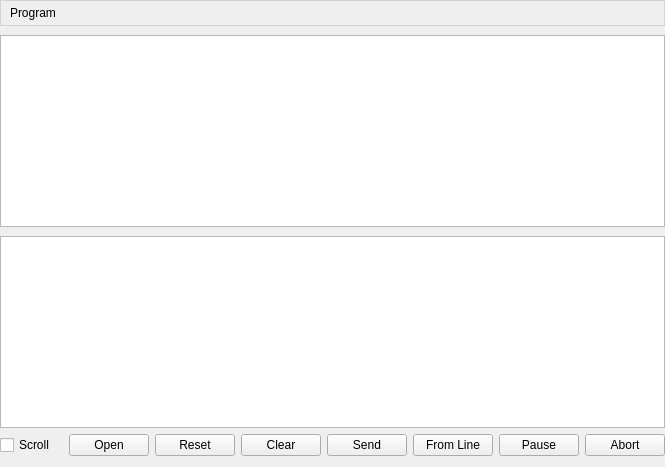
  <widget class="QWidget" name="centralWidget">
   <layout class="QVBoxLayout" name="verticalLayout_23" stretch="0,1">
    <property name="spacing">
     <number>0</number>
    </property>
    <property name="leftMargin">
     <number>0</number>
    </property>
    <property name="topMargin">
     <number>0</number>
    </property>
    <property name="rightMargin">
     <number>0</number>
    </property>
    <item>
     <widget class="QFrame" name="fraProgramTitle">
      <property name="styleSheet">
       <string notr="true">QFrame#fraProgramTitle {
	/*padding: 5 0 5 11;*/
	background-color: palette(window);
	border: 1px solid lightgray;
}
</string>
      </property>
      <property name="frameShape">
       <enum>QFrame::StyledPanel</enum>
      </property>
      <property name="frameShadow">
       <enum>QFrame::Raised</enum>
      </property>
      <layout class="QHBoxLayout" name="horizontalLayout_3" stretch="0,1,1">
       <property name="topMargin">
        <number>5</number>
       </property>
       <property name="bottomMargin">
        <number>5</number>
       </property>
       <item>
        <widget class="QLabel" name="grpProgram">
         <property name="styleSheet">
          <string notr="true">QLabel[overrided=&quot;true&quot;] {
	color: red;
}

QLabel[overrided=&quot;false&quot;] {
	color: palette(windowtext);
}</string>
         </property>
         <property name="text">
          <string>Program</string>
         </property>
        </widget>
       </item>
       <item>
        <widget class="QLabel" name="lblTableHistory">
         <property name="textFormat">
          <enum>Qt::RichText</enum>
         </property>
         <property name="alignment">
          <set>Qt::AlignRight|Qt::AlignTrailing|Qt::AlignVCenter</set>
         </property>
        </widget>
       </item>
       <item>
        <widget class="QLabel" name="lblTableHeightmapHistory">
         <property name="textFormat">
          <enum>Qt::RichText</enum>
         </property>
         <property name="alignment">
          <set>Qt::AlignRight|Qt::AlignTrailing|Qt::AlignVCenter</set>
         </property>
        </widget>
       </item>
      </layout>
     </widget>
    </item>
    <item>
     <widget class="QWidget" name="widgetProgram" native="true">
      <layout class="QVBoxLayout" name="verticalLayout_17">
       <property name="leftMargin">
        <number>0</number>
       </property>
       <property name="rightMargin">
        <number>0</number>
       </property>
       <property name="bottomMargin">
        <number>0</number>
       </property>
       <item>
        <layout class="QVBoxLayout" name="verticalLayout_21">
         <property name="spacing">
          <number>9</number>
         </property>
         <item>
          <widget class="QTableView" name="tblProgram">
           <property name="font">
            <font>
             <pointsize>9</pointsize>
            </font>
           </property>
           <property name="contextMenuPolicy">
            <enum>Qt::CustomContextMenu</enum>
           </property>
           <property name="selectionMode">
            <enum>QAbstractItemView::ContiguousSelection</enum>
           </property>
           <property name="selectionBehavior">
            <enum>QAbstractItemView::SelectRows</enum>
           </property>
           <property name="gridStyle">
            <enum>Qt::DashLine</enum>
           </property>
           <attribute name="horizontalHeaderMinimumSectionSize">
            <number>50</number>
           </attribute>
           <attribute name="horizontalHeaderHighlightSections">
            <bool>false</bool>
           </attribute>
           <attribute name="verticalHeaderVisible">
            <bool>false</bool>
           </attribute>
          </widget>
         </item>
         <item>
          <widget class="QTableView" name="tblHeightMap">
           <property name="alternatingRowColors">
            <bool>true</bool>
           </property>
           <property name="selectionMode">
            <enum>QAbstractItemView::SingleSelection</enum>
           </property>
           <property name="gridStyle">
            <enum>Qt::DashLine</enum>
           </property>
           <attribute name="horizontalHeaderVisible">
            <bool>false</bool>
           </attribute>
           <attribute name="horizontalHeaderDefaultSectionSize">
            <number>60</number>
           </attribute>
           <attribute name="horizontalHeaderHighlightSections">
            <bool>false</bool>
           </attribute>
           <attribute name="verticalHeaderVisible">
            <bool>false</bool>
           </attribute>
          </widget>
         </item>
        </layout>
       </item>
       <item>
        <layout class="QHBoxLayout" name="horizontalLayout_4">
         <item>
          <widget class="QCheckBox" name="chkAutoScroll">
           <property name="text">
            <string>Scroll</string>
           </property>
          </widget>
         </item>
         <item>
          <spacer name="spacerBot_2">
           <property name="orientation">
            <enum>Qt::Horizontal</enum>
           </property>
           <property name="sizeHint" stdset="0">
            <size>
             <width>8</width>
             <height>20</height>
            </size>
           </property>
          </spacer>
         </item>
         <item>
          <widget class="QPushButton" name="cmdFileOpen">
           <property name="text">
            <string>Open</string>
           </property>
          </widget>
         </item>
         <item>
          <widget class="QPushButton" name="cmdFileReset">
           <property name="text">
            <string>Reset</string>
           </property>
          </widget>
         </item>
         <item>
          <widget class="QPushButton" name="cmdFileClear">
           <property name="text">
            <string>Clear</string>
           </property>
          </widget>
         </item>
         <item>
          <widget class="QPushButton" name="cmdFileSend">
           <property name="text">
            <string>Send</string>
           </property>
          </widget>
         </item>
         <item>
          <widget class="QPushButton" name="cmdFileSendFromLine">
           <property name="text">
            <string>From Line</string>
           </property>
          </widget>
         </item>
         <item>
          <widget class="QPushButton" name="cmdFilePause">
           <property name="text">
            <string>Pause</string>
           </property>
           <property name="checkable">
            <bool>true</bool>
           </property>
          </widget>
         </item>
         <item>
          <widget class="QPushButton" name="cmdFileAbort">
           <property name="text">
            <string>Abort</string>
           </property>
          </widget>
         </item>
        </layout>
       </item>
      </layout>
     </widget>
    </item>
   </layout>
  </widget>
